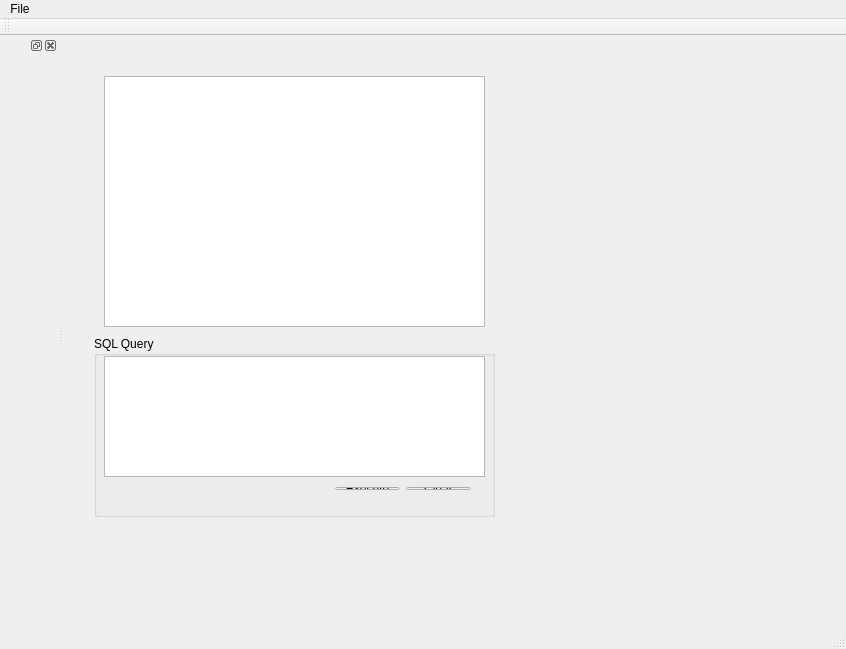
<?xml version="1.0" encoding="UTF-8"?>
<ui version="4.0">
 <class>MainWindow</class>
 <widget class="QMainWindow" name="MainWindow">
  <property name="geometry">
   <rect>
    <x>0</x>
    <y>0</y>
    <width>846</width>
    <height>649</height>
   </rect>
  </property>
  <property name="acceptDrops">
   <bool>false</bool>
  </property>
  <property name="windowTitle">
   <string>QT Database </string>
  </property>
  <widget class="QWidget" name="centralWidget">
   <widget class="QGroupBox" name="groupBox">
    <property name="geometry">
     <rect>
      <x>30</x>
      <y>300</y>
      <width>401</width>
      <height>181</height>
     </rect>
    </property>
    <property name="title">
     <string>SQL Query</string>
    </property>
    <widget class="QPlainTextEdit" name="queryEdit">
     <property name="geometry">
      <rect>
       <x>10</x>
       <y>20</y>
       <width>381</width>
       <height>121</height>
      </rect>
     </property>
    </widget>
    <widget class="QWidget" name="layoutWidget">
     <property name="geometry">
      <rect>
       <x>230</x>
       <y>140</y>
       <width>158</width>
       <height>25</height>
      </rect>
     </property>
     <layout class="QHBoxLayout" name="horizontalLayout">
      <item>
       <widget class="QPushButton" name="pushButton_2">
        <property name="text">
         <string>Execute</string>
        </property>
       </widget>
      </item>
      <item>
       <widget class="QPushButton" name="pushButton">
        <property name="text">
         <string>Clear</string>
        </property>
       </widget>
      </item>
     </layout>
    </widget>
   </widget>
   <widget class="QTableView" name="tableContent">
    <property name="geometry">
     <rect>
      <x>40</x>
      <y>40</y>
      <width>381</width>
      <height>251</height>
     </rect>
    </property>
   </widget>
   <widget class="QWidget" name="layoutWidget">
    <property name="geometry">
     <rect>
      <x>0</x>
      <y>0</y>
      <width>2</width>
      <height>2</height>
     </rect>
    </property>
    <layout class="QVBoxLayout" name="verticalLayout"/>
   </widget>
  </widget>
  <widget class="QMenuBar" name="menuBar">
   <property name="geometry">
    <rect>
     <x>0</x>
     <y>0</y>
     <width>846</width>
     <height>21</height>
    </rect>
   </property>
   <widget class="QMenu" name="menuFile">
    <property name="title">
     <string>File</string>
    </property>
    <addaction name="actionAdd_Connection"/>
    <addaction name="actionAbout"/>
   </widget>
   <addaction name="menuFile"/>
  </widget>
  <widget class="QToolBar" name="mainToolBar">
   <attribute name="toolBarArea">
    <enum>TopToolBarArea</enum>
   </attribute>
   <attribute name="toolBarBreak">
    <bool>false</bool>
   </attribute>
  </widget>
  <widget class="QStatusBar" name="statusBar"/>
  <widget class="QDockWidget" name="docWidget">
   <attribute name="dockWidgetArea">
    <number>1</number>
   </attribute>
   <widget class="QWidget" name="dockWidgetContents"/>
  </widget>
  <action name="actionAdd_Connection">
   <property name="text">
    <string>Add Connection</string>
   </property>
  </action>
  <action name="actionAbout">
   <property name="text">
    <string>About</string>
   </property>
  </action>
 </widget>
 <layoutdefault spacing="6" margin="11"/>
 <resources/>
 <connections/>
</ui>
